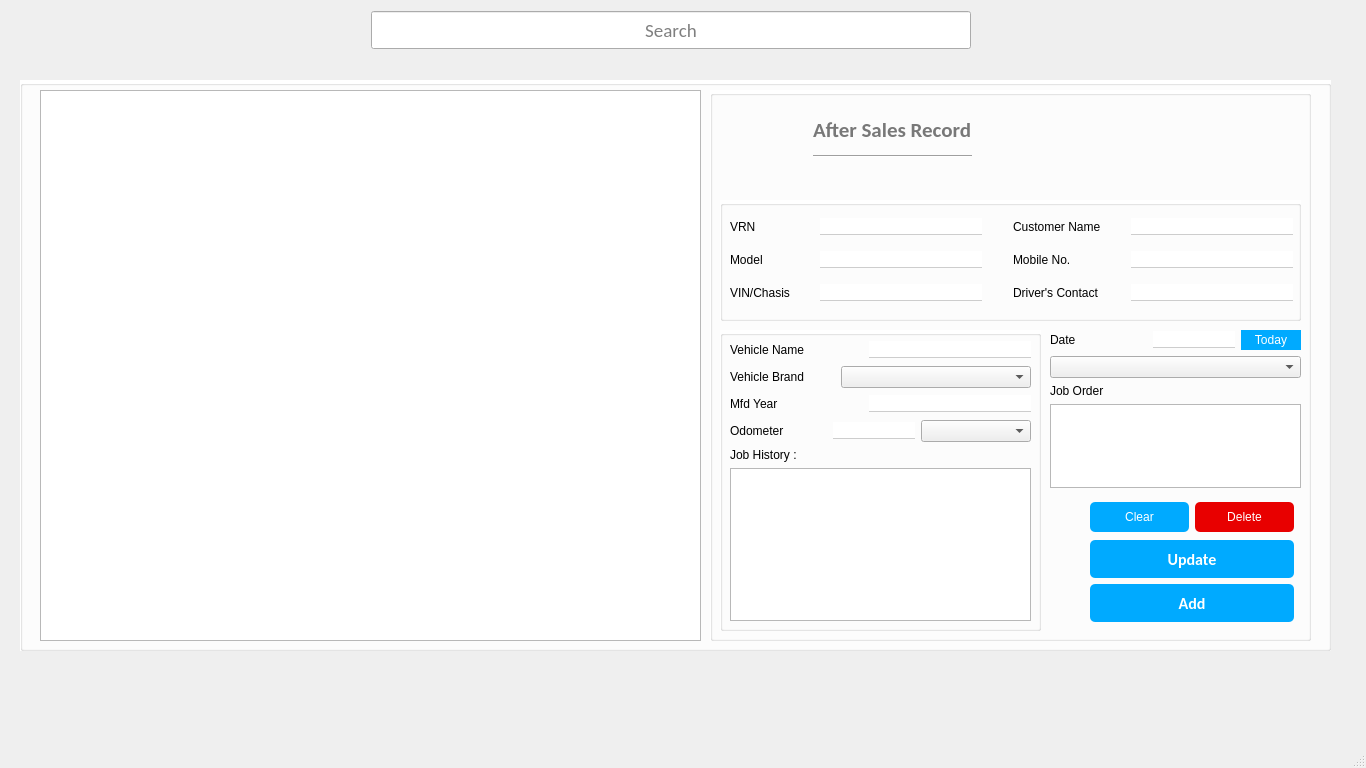
<?xml version="1.0" encoding="UTF-8"?>
<ui version="4.0">
 <class>workshop</class>
 <widget class="QMainWindow" name="workshop">
  <property name="geometry">
   <rect>
    <x>0</x>
    <y>0</y>
    <width>1366</width>
    <height>768</height>
   </rect>
  </property>
  <property name="windowTitle">
   <string>MainWindow</string>
  </property>
  <property name="styleSheet">
   <string notr="true">QMainWindow#workshop
{
background-image: url(:/res/res/wshop_bg.png);
}</string>
  </property>
  <widget class="QWidget" name="centralwidget">
   <property name="styleSheet">
    <string notr="true"/>
   </property>
   <widget class="QGroupBox" name="groupBox">
    <property name="enabled">
     <bool>true</bool>
    </property>
    <property name="geometry">
     <rect>
      <x>20</x>
      <y>80</y>
      <width>1311</width>
      <height>571</height>
     </rect>
    </property>
    <property name="styleSheet">
     <string notr="true">QGroupBox
{
background-color: rgb(255, 255, 255);
}</string>
    </property>
    <property name="title">
     <string/>
    </property>
    <widget class="QTableView" name="tableView">
     <property name="geometry">
      <rect>
       <x>20</x>
       <y>10</y>
       <width>661</width>
       <height>551</height>
      </rect>
     </property>
     <property name="styleSheet">
      <string notr="true">QTableView
{
alternate-background-color: rgb(211,211,211);
	font: 75 11pt &quot;Calibri&quot; ;
	


}
</string>
     </property>
    </widget>
    <widget class="QGroupBox" name="groupBox_2">
     <property name="geometry">
      <rect>
       <x>690</x>
       <y>10</y>
       <width>601</width>
       <height>551</height>
      </rect>
     </property>
     <property name="styleSheet">
      <string notr="true">QLineEdit
{
border-top: 0px;
border-bottom: 1px solid #cdcdcd;
width: 160px;

}
QLabel
{
font: 12pt &quot;Calibri&quot;;
}
QPushButton:hover
{
background-color: rgb(0, 85, 255);

}

QPushButton:focus
{
background-color: rgb(0, 85, 255);

}
QPushButton
{
    
	background-color: rgb(0, 170, 255);
	
	color: rgb(255, 255, 255);

	border-radius: 5px;
}</string>
     </property>
     <property name="title">
      <string/>
     </property>
     <property name="alignment">
      <set>Qt::AlignCenter</set>
     </property>
     <widget class="QGroupBox" name="groupBox_3">
      <property name="geometry">
       <rect>
        <x>10</x>
        <y>110</y>
        <width>581</width>
        <height>121</height>
       </rect>
      </property>
      <property name="title">
       <string/>
      </property>
      <widget class="QWidget" name="layoutWidget_2">
       <property name="geometry">
        <rect>
         <x>10</x>
         <y>10</y>
         <width>563</width>
         <height>100</height>
        </rect>
       </property>
       <layout class="QHBoxLayout" name="horizontalLayout_12">
        <item>
         <layout class="QVBoxLayout" name="verticalLayout_4">
          <item>
           <layout class="QHBoxLayout" name="horizontalLayout_2">
            <item>
             <widget class="QLabel" name="vrnLabel">
              <property name="text">
               <string>VRN</string>
              </property>
             </widget>
            </item>
            <item>
             <spacer name="horizontalSpacer_3">
              <property name="orientation">
               <enum>Qt::Horizontal</enum>
              </property>
              <property name="sizeHint" stdset="0">
               <size>
                <width>40</width>
                <height>20</height>
               </size>
              </property>
             </spacer>
            </item>
            <item>
             <widget class="QLineEdit" name="VRN_lineEdit"/>
            </item>
           </layout>
          </item>
          <item>
           <layout class="QHBoxLayout" name="horizontalLayout_3">
            <item>
             <widget class="QLabel" name="modelLabel">
              <property name="text">
               <string>Model</string>
              </property>
             </widget>
            </item>
            <item>
             <spacer name="horizontalSpacer_4">
              <property name="orientation">
               <enum>Qt::Horizontal</enum>
              </property>
              <property name="sizeHint" stdset="0">
               <size>
                <width>40</width>
                <height>20</height>
               </size>
              </property>
             </spacer>
            </item>
            <item>
             <widget class="QLineEdit" name="Model_lineEdit"/>
            </item>
           </layout>
          </item>
          <item>
           <layout class="QHBoxLayout" name="horizontalLayout_4">
            <item>
             <widget class="QLabel" name="label">
              <property name="text">
               <string>VIN/Chasis</string>
              </property>
             </widget>
            </item>
            <item>
             <spacer name="horizontalSpacer_10">
              <property name="orientation">
               <enum>Qt::Horizontal</enum>
              </property>
              <property name="sizeHint" stdset="0">
               <size>
                <width>40</width>
                <height>20</height>
               </size>
              </property>
             </spacer>
            </item>
            <item>
             <widget class="QLineEdit" name="VIN_lineEdit"/>
            </item>
           </layout>
          </item>
         </layout>
        </item>
        <item>
         <spacer name="horizontalSpacer_5">
          <property name="orientation">
           <enum>Qt::Horizontal</enum>
          </property>
          <property name="sizeHint" stdset="0">
           <size>
            <width>40</width>
            <height>20</height>
           </size>
          </property>
         </spacer>
        </item>
        <item>
         <layout class="QVBoxLayout" name="verticalLayout_5">
          <item>
           <layout class="QHBoxLayout" name="horizontalLayout_5">
            <item>
             <widget class="QLabel" name="nameLabel">
              <property name="text">
               <string>Customer Name</string>
              </property>
             </widget>
            </item>
            <item>
             <spacer name="horizontalSpacer_8">
              <property name="orientation">
               <enum>Qt::Horizontal</enum>
              </property>
              <property name="sizeHint" stdset="0">
               <size>
                <width>40</width>
                <height>20</height>
               </size>
              </property>
             </spacer>
            </item>
            <item>
             <widget class="QLineEdit" name="CustomerName_lineEdit"/>
            </item>
           </layout>
          </item>
          <item>
           <layout class="QHBoxLayout" name="horizontalLayout_6">
            <item>
             <widget class="QLabel" name="mobileLabel">
              <property name="text">
               <string>Mobile No.</string>
              </property>
             </widget>
            </item>
            <item>
             <spacer name="horizontalSpacer_7">
              <property name="orientation">
               <enum>Qt::Horizontal</enum>
              </property>
              <property name="sizeHint" stdset="0">
               <size>
                <width>40</width>
                <height>20</height>
               </size>
              </property>
             </spacer>
            </item>
            <item>
             <widget class="QLineEdit" name="CMobileno_lineEdit"/>
            </item>
           </layout>
          </item>
          <item>
           <layout class="QHBoxLayout" name="horizontalLayout_7">
            <item>
             <widget class="QLabel" name="contactLabel">
              <property name="text">
               <string>Driver's Contact</string>
              </property>
             </widget>
            </item>
            <item>
             <spacer name="horizontalSpacer_9">
              <property name="orientation">
               <enum>Qt::Horizontal</enum>
              </property>
              <property name="sizeHint" stdset="0">
               <size>
                <width>40</width>
                <height>20</height>
               </size>
              </property>
             </spacer>
            </item>
            <item>
             <widget class="QLineEdit" name="drivercontact_lineEdit"/>
            </item>
           </layout>
          </item>
         </layout>
        </item>
       </layout>
      </widget>
     </widget>
     <widget class="QLabel" name="label_5">
      <property name="geometry">
       <rect>
        <x>410</x>
        <y>10</y>
        <width>171</width>
        <height>101</height>
       </rect>
      </property>
      <property name="text">
       <string/>
      </property>
      <property name="pixmap">
       <pixmap resource="reso.qrc">:/res/res/outlander-phev.png</pixmap>
      </property>
      <property name="scaledContents">
       <bool>true</bool>
      </property>
     </widget>
     <widget class="QWidget" name="layoutWidget">
      <property name="geometry">
       <rect>
        <x>11</x>
        <y>20</y>
        <width>251</width>
        <height>48</height>
       </rect>
      </property>
      <layout class="QHBoxLayout" name="horizontalLayout_11">
       <item>
        <widget class="QLabel" name="label_3">
         <property name="text">
          <string/>
         </property>
         <property name="pixmap">
          <pixmap resource="reso.qrc">:/icons/icons/mitsu_small.png</pixmap>
         </property>
         <property name="scaledContents">
          <bool>false</bool>
         </property>
        </widget>
       </item>
       <item>
        <spacer name="horizontalSpacer_6">
         <property name="orientation">
          <enum>Qt::Horizontal</enum>
         </property>
         <property name="sizeHint" stdset="0">
          <size>
           <width>40</width>
           <height>20</height>
          </size>
         </property>
        </spacer>
       </item>
       <item>
        <layout class="QVBoxLayout" name="verticalLayout_7">
         <item>
          <widget class="QLabel" name="label_4">
           <property name="font">
            <font>
             <family>Calibri</family>
             <pointsize>16</pointsize>
             <weight>75</weight>
             <italic>false</italic>
             <bold>true</bold>
            </font>
           </property>
           <property name="styleSheet">
            <string notr="true">color: rgb(120, 120, 120);
font-size: 16pt;
font: bold;</string>
           </property>
           <property name="text">
            <string>After Sales Record</string>
           </property>
          </widget>
         </item>
         <item>
          <widget class="Line" name="line">
           <property name="orientation">
            <enum>Qt::Horizontal</enum>
           </property>
          </widget>
         </item>
        </layout>
       </item>
      </layout>
     </widget>
     <widget class="QGroupBox" name="groupBox_4">
      <property name="geometry">
       <rect>
        <x>10</x>
        <y>240</y>
        <width>321</width>
        <height>301</height>
       </rect>
      </property>
      <property name="title">
       <string/>
      </property>
      <widget class="QWidget" name="layoutWidget_3">
       <property name="geometry">
        <rect>
         <x>10</x>
         <y>10</y>
         <width>301</width>
         <height>281</height>
        </rect>
       </property>
       <layout class="QVBoxLayout" name="verticalLayout_13">
        <item>
         <layout class="QHBoxLayout" name="horizontalLayout_16">
          <item>
           <widget class="QLabel" name="label_9">
            <property name="text">
             <string>Vehicle Name</string>
            </property>
           </widget>
          </item>
          <item>
           <spacer name="horizontalSpacer_13">
            <property name="orientation">
             <enum>Qt::Horizontal</enum>
            </property>
            <property name="sizeHint" stdset="0">
             <size>
              <width>40</width>
              <height>20</height>
             </size>
            </property>
           </spacer>
          </item>
          <item>
           <widget class="QLineEdit" name="VNamelineEdit"/>
          </item>
         </layout>
        </item>
        <item>
         <layout class="QVBoxLayout" name="verticalLayout_11">
          <item>
           <layout class="QVBoxLayout" name="verticalLayout_8">
            <item>
             <layout class="QHBoxLayout" name="horizontalLayout_14">
              <item>
               <widget class="QLabel" name="label_6">
                <property name="text">
                 <string>Vehicle Brand</string>
                </property>
               </widget>
              </item>
              <item>
               <spacer name="horizontalSpacer_11">
                <property name="orientation">
                 <enum>Qt::Horizontal</enum>
                </property>
                <property name="sizeHint" stdset="0">
                 <size>
                  <width>40</width>
                  <height>20</height>
                 </size>
                </property>
               </spacer>
              </item>
              <item>
               <widget class="QComboBox" name="VBrandCombobox">
                <property name="styleSheet">
                 <string notr="true">width: 160px;
</string>
                </property>
               </widget>
              </item>
             </layout>
            </item>
            <item>
             <layout class="QHBoxLayout" name="horizontalLayout_13">
              <item>
               <widget class="QLabel" name="label_7">
                <property name="text">
                 <string>Mfd Year</string>
                </property>
               </widget>
              </item>
              <item>
               <spacer name="horizontalSpacer_17">
                <property name="orientation">
                 <enum>Qt::Horizontal</enum>
                </property>
                <property name="sizeHint" stdset="0">
                 <size>
                  <width>40</width>
                  <height>20</height>
                 </size>
                </property>
               </spacer>
              </item>
              <item>
               <widget class="QLineEdit" name="MfdyrlineEdit">
                <property name="styleSheet">
                 <string notr="true">width: 160px;</string>
                </property>
               </widget>
              </item>
             </layout>
            </item>
           </layout>
          </item>
          <item>
           <layout class="QHBoxLayout" name="horizontalLayout_15">
            <item>
             <widget class="QLabel" name="label_8">
              <property name="text">
               <string>Odometer </string>
              </property>
             </widget>
            </item>
            <item>
             <spacer name="horizontalSpacer_20">
              <property name="orientation">
               <enum>Qt::Horizontal</enum>
              </property>
              <property name="sizeHint" stdset="0">
               <size>
                <width>40</width>
                <height>20</height>
               </size>
              </property>
             </spacer>
            </item>
            <item>
             <widget class="QLineEdit" name="OReadLineEdit">
              <property name="styleSheet">
               <string notr="true">width: 80px;</string>
              </property>
             </widget>
            </item>
            <item>
             <widget class="QComboBox" name="distancecomboBox">
              <property name="sizePolicy">
               <sizepolicy hsizetype="Expanding" vsizetype="Fixed">
                <horstretch>0</horstretch>
                <verstretch>0</verstretch>
               </sizepolicy>
              </property>
              <property name="styleSheet">
               <string notr="true">width: 80px;</string>
              </property>
             </widget>
            </item>
           </layout>
          </item>
         </layout>
        </item>
        <item>
         <layout class="QVBoxLayout" name="verticalLayout_2">
          <item>
           <widget class="QLabel" name="label_2">
            <property name="text">
             <string>Job History :</string>
            </property>
           </widget>
          </item>
          <item>
           <widget class="QTextEdit" name="Jobdone_textEdit_2"/>
          </item>
         </layout>
        </item>
       </layout>
      </widget>
     </widget>
     <widget class="QWidget" name="layoutWidget">
      <property name="geometry">
       <rect>
        <x>340</x>
        <y>240</y>
        <width>251</width>
        <height>158</height>
       </rect>
      </property>
      <layout class="QVBoxLayout" name="verticalLayout_12">
       <item>
        <layout class="QVBoxLayout" name="verticalLayout_3">
         <item>
          <layout class="QHBoxLayout" name="horizontalLayout_8">
           <item>
            <widget class="QLabel" name="dateLabel">
             <property name="text">
              <string>Date</string>
             </property>
            </widget>
           </item>
           <item>
            <spacer name="horizontalSpacer_12">
             <property name="orientation">
              <enum>Qt::Horizontal</enum>
             </property>
             <property name="sizeHint" stdset="0">
              <size>
               <width>40</width>
               <height>20</height>
              </size>
             </property>
            </spacer>
           </item>
           <item>
            <widget class="QLineEdit" name="templineEdit">
             <property name="styleSheet">
              <string notr="true">width: 80px;</string>
             </property>
            </widget>
           </item>
           <item>
            <widget class="QPushButton" name="pushButton_2">
             <property name="styleSheet">
              <string notr="true">border: none;
border-radius: 0px;
height: 20px;
width: 60px;</string>
             </property>
             <property name="text">
              <string>Today</string>
             </property>
            </widget>
           </item>
          </layout>
         </item>
         <item>
          <layout class="QHBoxLayout" name="horizontalLayout_18">
           <item>
            <widget class="QComboBox" name="dateCombobox">
             <property name="styleSheet">
              <string notr="true">width: 80px;
</string>
             </property>
            </widget>
           </item>
          </layout>
         </item>
        </layout>
       </item>
       <item>
        <widget class="QLabel" name="joborderLabel">
         <property name="text">
          <string>Job Order</string>
         </property>
        </widget>
       </item>
       <item>
        <layout class="QHBoxLayout" name="horizontalLayout_10">
         <item>
          <widget class="QTextEdit" name="Joborder_lineEdit"/>
         </item>
        </layout>
       </item>
      </layout>
     </widget>
     <widget class="QWidget" name="layoutWidget">
      <property name="geometry">
       <rect>
        <x>380</x>
        <y>410</y>
        <width>204</width>
        <height>124</height>
       </rect>
      </property>
      <layout class="QVBoxLayout" name="verticalLayout">
       <item>
        <layout class="QHBoxLayout" name="horizontalLayout_9">
         <item>
          <widget class="QPushButton" name="clearPush">
           <property name="styleSheet">
            <string notr="true">height: 30px;</string>
           </property>
           <property name="text">
            <string>Clear</string>
           </property>
          </widget>
         </item>
         <item>
          <widget class="QPushButton" name="deletePush">
           <property name="styleSheet">
            <string notr="true">background-color: rgb(232, 0, 0);
height: 30px;</string>
           </property>
           <property name="text">
            <string>Delete</string>
           </property>
          </widget>
         </item>
        </layout>
       </item>
       <item>
        <layout class="QVBoxLayout" name="verticalLayout_6">
         <item>
          <widget class="QPushButton" name="updatepush">
           <property name="minimumSize">
            <size>
             <width>200</width>
             <height>38</height>
            </size>
           </property>
           <property name="font">
            <font>
             <family>Calibri</family>
             <pointsize>12</pointsize>
             <weight>75</weight>
             <bold>true</bold>
            </font>
           </property>
           <property name="styleSheet">
            <string notr="true"/>
           </property>
           <property name="text">
            <string>Update</string>
           </property>
           <property name="checkable">
            <bool>false</bool>
           </property>
           <property name="checked">
            <bool>false</bool>
           </property>
           <property name="autoDefault">
            <bool>true</bool>
           </property>
           <property name="default">
            <bool>true</bool>
           </property>
           <property name="flat">
            <bool>false</bool>
           </property>
          </widget>
         </item>
         <item>
          <widget class="QPushButton" name="Add">
           <property name="minimumSize">
            <size>
             <width>200</width>
             <height>38</height>
            </size>
           </property>
           <property name="font">
            <font>
             <family>Calibri</family>
             <pointsize>12</pointsize>
             <weight>75</weight>
             <bold>true</bold>
            </font>
           </property>
           <property name="styleSheet">
            <string notr="true"/>
           </property>
           <property name="text">
            <string>Add</string>
           </property>
           <property name="checkable">
            <bool>false</bool>
           </property>
           <property name="checked">
            <bool>false</bool>
           </property>
           <property name="autoDefault">
            <bool>true</bool>
           </property>
           <property name="default">
            <bool>true</bool>
           </property>
           <property name="flat">
            <bool>false</bool>
           </property>
          </widget>
         </item>
        </layout>
       </item>
      </layout>
     </widget>
     <zorder>layoutWidget</zorder>
     <zorder>layoutWidget</zorder>
     <zorder>groupBox_3</zorder>
     <zorder>label_5</zorder>
     <zorder>layoutWidget</zorder>
     <zorder>groupBox_4</zorder>
    </widget>
    <zorder>groupBox_2</zorder>
    <zorder>tableView</zorder>
   </widget>
   <widget class="QWidget" name="layoutWidget">
    <property name="geometry">
     <rect>
      <x>0</x>
      <y>10</y>
      <width>1341</width>
      <height>40</height>
     </rect>
    </property>
    <layout class="QHBoxLayout" name="horizontalLayout">
     <item>
      <spacer name="horizontalSpacer">
       <property name="orientation">
        <enum>Qt::Horizontal</enum>
       </property>
       <property name="sizeHint" stdset="0">
        <size>
         <width>40</width>
         <height>20</height>
        </size>
       </property>
      </spacer>
     </item>
     <item>
      <widget class="QLineEdit" name="Search_lineEdit">
       <property name="enabled">
        <bool>true</bool>
       </property>
       <property name="minimumSize">
        <size>
         <width>600</width>
         <height>38</height>
        </size>
       </property>
       <property name="maximumSize">
        <size>
         <width>600</width>
         <height>38</height>
        </size>
       </property>
       <property name="font">
        <font>
         <family>Calibri</family>
         <pointsize>14</pointsize>
        </font>
       </property>
       <property name="styleSheet">
        <string notr="true"/>
       </property>
       <property name="alignment">
        <set>Qt::AlignCenter</set>
       </property>
       <property name="placeholderText">
        <string>Search</string>
       </property>
      </widget>
     </item>
     <item>
      <spacer name="horizontalSpacer_2">
       <property name="orientation">
        <enum>Qt::Horizontal</enum>
       </property>
       <property name="sizeHint" stdset="0">
        <size>
         <width>40</width>
         <height>20</height>
        </size>
       </property>
      </spacer>
     </item>
    </layout>
   </widget>
   <widget class="QWidget" name="layoutWidget">
    <property name="geometry">
     <rect>
      <x>0</x>
      <y>0</y>
      <width>2</width>
      <height>2</height>
     </rect>
    </property>
    <layout class="QVBoxLayout" name="verticalLayout_9"/>
   </widget>
   <widget class="QWidget" name="layoutWidget">
    <property name="geometry">
     <rect>
      <x>0</x>
      <y>0</y>
      <width>2</width>
      <height>2</height>
     </rect>
    </property>
    <layout class="QVBoxLayout" name="verticalLayout_10"/>
   </widget>
  </widget>
  <widget class="QStatusBar" name="statusbar"/>
 </widget>
 <resources>
  <include location="reso.qrc"/>
 </resources>
 <connections/>
</ui>
